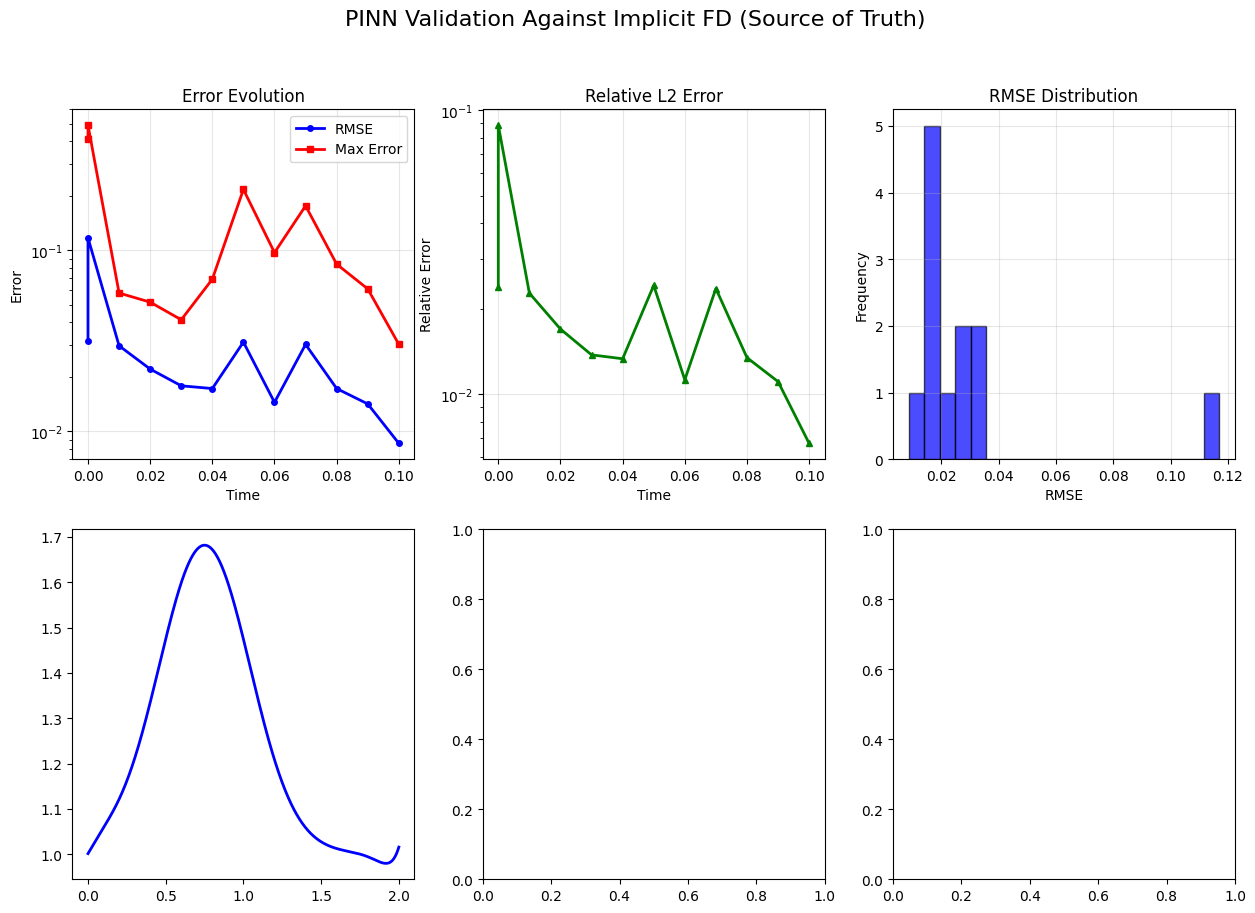

Python code for this plot:
"""
PINN Validation Script using Implicit Finite Difference as Source of Truth

This script provides comprehensive validation of PINN results against
high-accuracy implicit finite difference solutions.
"""
#%%
import numpy as np
import matplotlib.pyplot as plt
import pandas as pd
import json
import os
from implicit_finite_difference import ImplicitFiniteDifference, create_test_initial_condition
from finite_difference_solver import load_solution_arrays


def calculate_comprehensive_errors(pinn_solution, fd_solution):
    """
    Calculate comprehensive error metrics between PINN and FD solutions
    
    Args:
        pinn_solution: PINN solution array
        fd_solution: Finite difference solution array
        
    Returns:
        Dictionary with various error metrics
    """
    if len(pinn_solution) != len(fd_solution):
        # Interpolate FD solution to match PINN grid if needed
        x_fd = np.linspace(0, 2, len(fd_solution))
        x_pinn = np.linspace(0, 2, len(pinn_solution))
        fd_solution = np.interp(x_pinn, x_fd, fd_solution)
    
    diff = pinn_solution - fd_solution
    
    return {
        'mean_absolute_error': np.mean(np.abs(diff)),
        'rmse': np.sqrt(np.mean(diff**2)),
        'max_absolute_error': np.max(np.abs(diff)),
        'mean_squared_error': np.mean(diff**2),
        'relative_l2_error': np.sqrt(np.sum(diff**2)) / np.sqrt(np.sum(fd_solution**2)),
        'relative_max_error': np.max(np.abs(diff)) / np.max(np.abs(fd_solution)),
        'l1_norm': np.sum(np.abs(diff)),
        'l2_norm': np.sqrt(np.sum(diff**2)),
        'linf_norm': np.max(np.abs(diff))
    }


def validate_pinn_experiment(experiment_dir, detailed_output=True):
    """
    Validate a PINN experiment against implicit finite difference solution
    
    Args:
        experiment_dir: Path to experiment results directory
        detailed_output: Whether to provide detailed output and plots
        
    Returns:
        Validation results dictionary
    """
    print(f"🔍 Validating PINN experiment: {os.path.basename(experiment_dir)}")
    print("=" * 80)
    
    # Load experiment hyperparameters
    hyperparams_path = os.path.join(experiment_dir, "hyperparameters.json")
    if not os.path.exists(hyperparams_path):
        raise FileNotFoundError(f"Hyperparameters file not found: {hyperparams_path}")
    
    with open(hyperparams_path, 'r') as f:
        hyperparams = json.load(f)
    
    # Extract key parameters
    nu = hyperparams['physics_params']['nu']
    tf = hyperparams['physics_params']['tf']
    nx_pinn = hyperparams['training_config']['nx']
    
    print(f"📋 Experiment Parameters:")
    print(f"   Diffusion coefficient (ν): {nu}")
    print(f"   Final time: {tf}")
    print(f"   PINN spatial points: {nx_pinn}")
    
    # Load PINN solution arrays
    try:
        pinn_data = load_solution_arrays(experiment_dir)
        pinn_solutions = pinn_data['pinn_solutions']
        pinn_x_coords = pinn_data['x_coordinates']
        pinn_times = pinn_data['time_values']
        print(f"✓ PINN solutions loaded: {pinn_solutions.shape} (time × space)")
    except Exception as e:
        raise RuntimeError(f"Failed to load PINN solutions: {e}")
    
    # Create high-resolution implicit FD solver (source of truth)
    print(f"\n🧮 Creating high-resolution implicit FD solver...")
    implicit_solver = ImplicitFiniteDifference(
        nx=2000,              # High resolution for accuracy
        nt_independent=1000,  # Fine time stepping, independent of PINN
        x_range=(0, 2),
        t_range=(0, tf),
        nu=nu
    )
    
    # Set same initial condition as PINN
    implicit_solver.set_initial_condition(create_test_initial_condition)
    
    # Solve implicit system (source of truth)
    print(f"🚀 Solving implicit FD system...")
    implicit_solution = implicit_solver.solve()
    
    # Validate at each PINN time point
    validation_results = {
        'time_points': [],
        'error_metrics': [],
        'summary_stats': {}
    }
    
    print(f"\n📊 Comparing solutions at {len(pinn_times)} time points...")
    
    all_errors = {'mae': [], 'rmse': [], 'max_error': [], 'rel_l2': [], 'rel_max': []}
    
    for i, t_val in enumerate(pinn_times):
        print(f"   Time {i+1}/{len(pinn_times)}: t = {t_val:.4f}")
        
        # Get PINN solution at this time
        pinn_sol_t = pinn_solutions[i, :]
        
        # Get implicit FD solution at this time (interpolated)
        fd_sol_t = implicit_solver.get_solution_at_time(t_val)
        
        # Calculate errors
        errors = calculate_comprehensive_errors(pinn_sol_t, fd_sol_t)
        
        # Store results
        validation_results['time_points'].append(t_val)
        validation_results['error_metrics'].append(errors)
        
        # Collect for summary statistics
        all_errors['mae'].append(errors['mean_absolute_error'])
        all_errors['rmse'].append(errors['rmse'])
        all_errors['max_error'].append(errors['max_absolute_error'])
        all_errors['rel_l2'].append(errors['relative_l2_error'])
        all_errors['rel_max'].append(errors['relative_max_error'])
        
        if detailed_output:
            print(f"      RMSE: {errors['rmse']:.2e}, Max Error: {errors['max_absolute_error']:.2e}")
    
    # Calculate summary statistics
    validation_results['summary_stats'] = {
        'mean_rmse': np.mean(all_errors['rmse']),
        'std_rmse': np.std(all_errors['rmse']),
        'max_rmse': np.max(all_errors['rmse']),
        'min_rmse': np.min(all_errors['rmse']),
        'mean_max_error': np.mean(all_errors['max_error']),
        'worst_max_error': np.max(all_errors['max_error']),
        'mean_relative_l2': np.mean(all_errors['rel_l2']),
        'worst_relative_l2': np.max(all_errors['rel_l2']),
        'mean_relative_max': np.mean(all_errors['rel_max']),
        'worst_relative_max': np.max(all_errors['rel_max'])
    }
    
    # Print summary
    print(f"\n📈 VALIDATION SUMMARY")
    print("-" * 40)
    stats = validation_results['summary_stats']
    print(f"Average RMSE: {stats['mean_rmse']:.2e} ± {stats['std_rmse']:.2e}")
    print(f"Worst RMSE: {stats['max_rmse']:.2e}")
    print(f"Average Max Error: {stats['mean_max_error']:.2e}")
    print(f"Worst Max Error: {stats['worst_max_error']:.2e}")
    print(f"Average Relative L2 Error: {stats['mean_relative_l2']:.2%}")
    print(f"Worst Relative L2 Error: {stats['worst_relative_l2']:.2%}")
    
    if detailed_output:
        # Create comprehensive validation plots
        create_validation_plots(validation_results, pinn_solutions, implicit_solver, 
                               pinn_times, pinn_x_coords, experiment_dir)
        
        # Save validation results
        save_validation_results(validation_results, experiment_dir)
    
    return validation_results


def create_validation_plots(validation_results, pinn_solutions, implicit_solver, 
                           pinn_times, pinn_x_coords, experiment_dir):
    """Create comprehensive validation plots"""
    
    # Extract error metrics for plotting
    rmse_errors = [metrics['rmse'] for metrics in validation_results['error_metrics']]
    max_errors = [metrics['max_absolute_error'] for metrics in validation_results['error_metrics']]
    rel_l2_errors = [metrics['relative_l2_error'] for metrics in validation_results['error_metrics']]
    
    # Create multi-panel validation plot
    fig, axes = plt.subplots(2, 3, figsize=(15, 10))
    fig.suptitle('PINN Validation Against Implicit FD (Source of Truth)', fontsize=16)
    
    # Plot 1: Error evolution over time
    axes[0, 0].plot(pinn_times, rmse_errors, 'b-o', label='RMSE', linewidth=2, markersize=4)
    axes[0, 0].plot(pinn_times, max_errors, 'r-s', label='Max Error', linewidth=2, markersize=4)
    axes[0, 0].set_xlabel('Time')
    axes[0, 0].set_ylabel('Error')
    axes[0, 0].set_title('Error Evolution')
    axes[0, 0].legend()
    axes[0, 0].grid(True, alpha=0.3)
    axes[0, 0].set_yscale('log')
    
    # Plot 2: Relative errors
    axes[0, 1].plot(pinn_times, rel_l2_errors, 'g-^', label='Relative L2', linewidth=2, markersize=4)
    axes[0, 1].set_xlabel('Time')
    axes[0, 1].set_ylabel('Relative Error')
    axes[0, 1].set_title('Relative L2 Error')
    axes[0, 1].grid(True, alpha=0.3)
    axes[0, 1].set_yscale('log')
    
    # Plot 3: Error distribution
    axes[0, 2].hist(rmse_errors, bins=20, alpha=0.7, color='blue', edgecolor='black')
    axes[0, 2].set_xlabel('RMSE')
    axes[0, 2].set_ylabel('Frequency')
    axes[0, 2].set_title('RMSE Distribution')
    axes[0, 2].grid(True, alpha=0.3)
    
    # Plot 4: Solution comparison at final time
    final_pinn = pinn_solutions[-1, :]
    final_implicit = implicit_solver.get_solution_at_time(pinn_times[-1])
    
    axes[1, 0].plot(pinn_x_coords, final_pinn, 'b-', label='PINN', linewidth=2)
    axes[1, 0].plot(pinn_x_coords, final_implicit, 'r--', label='Implicit FD', linewidth=2)
    axes[1, 0].set_xlabel('x')
    axes[1, 0].set_ylabel('u(x,t)')
    axes[1, 0].set_title(f'Solution Comparison (t={pinn_times[-1]:.3f})')
    axes[1, 0].legend()
    axes[1, 0].grid(True, alpha=0.3)
    
    # Plot 5: Point-wise error at final time
    final_error = np.abs(final_pinn - final_implicit)
    axes[1, 1].plot(pinn_x_coords, final_error, 'k-', linewidth=2)
    axes[1, 1].set_xlabel('x')
    axes[1, 1].set_ylabel('|Error|')
    axes[1, 1].set_title(f'Point-wise Error (t={pinn_times[-1]:.3f})')
    axes[1, 1].grid(True, alpha=0.3)
    axes[1, 1].set_yscale('log')
    
    # Plot 6: Convergence quality (error vs time)
    axes[1, 2].semilogy(range(len(rmse_errors)), rmse_errors, 'bo-', markersize=4)
    axes[1, 2].set_xlabel('Time Step Index')
    axes[1, 2].set_ylabel('RMSE')
    axes[1, 2].set_title('RMSE vs Time Step')
    axes[1, 2].grid(True, alpha=0.3)
    
    plt.tight_layout()
    
    # Save validation plot
    validation_plot_path = os.path.join(experiment_dir, "comprehensive_validation.png")
    plt.savefig(validation_plot_path, dpi=150, bbox_inches='tight')
    print(f"✓ Comprehensive validation plot saved: {validation_plot_path}")
    
    plt.show()


def save_validation_results(validation_results, experiment_dir):
    """Save detailed validation results"""
    
    # Save JSON summary
    validation_summary_path = os.path.join(experiment_dir, "validation_summary.json")
    with open(validation_summary_path, 'w') as f:
        # Convert numpy types to regular Python types for JSON serialization
        json_results = {
            'time_points': [float(t) for t in validation_results['time_points']],
            'summary_stats': {k: float(v) for k, v in validation_results['summary_stats'].items()},
            'validation_method': 'Implicit Finite Difference (Source of Truth)'
        }
        json.dump(json_results, f, indent=4)
    
    print(f"✓ Validation summary saved: {validation_summary_path}")
    
    # Save detailed CSV
    detailed_data = []
    for i, t_val in enumerate(validation_results['time_points']):
        row = {'time': t_val}
        row.update(validation_results['error_metrics'][i])
        detailed_data.append(row)
    
    df = pd.DataFrame(detailed_data)
    csv_path = os.path.join(experiment_dir, "detailed_validation_errors.csv")
    df.to_csv(csv_path, index=False)
    print(f"✓ Detailed validation errors saved: {csv_path}")


def validate_all_experiments(results_base_dir="results"):
    """Validate all experiments in the results directory"""
    
    if not os.path.exists(results_base_dir):
        print(f"Results directory not found: {results_base_dir}")
        return
    
    experiment_dirs = [d for d in os.listdir(results_base_dir) 
                      if d.startswith('PINN_execution_') and 
                      os.path.isdir(os.path.join(results_base_dir, d))]
    
    if not experiment_dirs:
        print(f"No PINN experiments found in {results_base_dir}")
        return
    
    print(f"🔍 Found {len(experiment_dirs)} experiments to validate")
    print("=" * 80)
    
    all_results = {}
    
    for exp_dir in sorted(experiment_dirs):
        exp_path = os.path.join(results_base_dir, exp_dir)
        try:
            results = validate_pinn_experiment(exp_path, detailed_output=True)
            all_results[exp_dir] = results
            print(f"Validation completed for {exp_dir}")
        except Exception as e:
            print(f"Validation failed for {exp_dir}: {e}")
        
        print("\n" + "="*80 + "\n")
    
    # Compare experiments
    if len(all_results) > 1:
        print("📊 EXPERIMENT COMPARISON")
        print("-" * 40)
        for exp_name, results in all_results.items():
            stats = results['summary_stats']
            print(f"{exp_name}:")
            print(f"  Avg RMSE: {stats['mean_rmse']:.2e}")
            print(f"  Worst RMSE: {stats['max_rmse']:.2e}")
            print(f"  Avg Relative L2: {stats['mean_relative_l2']:.2%}")
    
    return all_results


if __name__ == "__main__":
    import sys
    
    if len(sys.argv) > 1:
        # Validate specific experiment
        experiment_path = "/Users/dgomezba/Documents/Tesis/results/PINN_execution_20250926_061901"
        if os.path.exists(experiment_path):
            validate_pinn_experiment(experiment_path, detailed_output=True)
        else:
            print(f"Experiment directory not found: {experiment_path}")
    else:
        # Validate all experiments
        validate_all_experiments()

# %%
